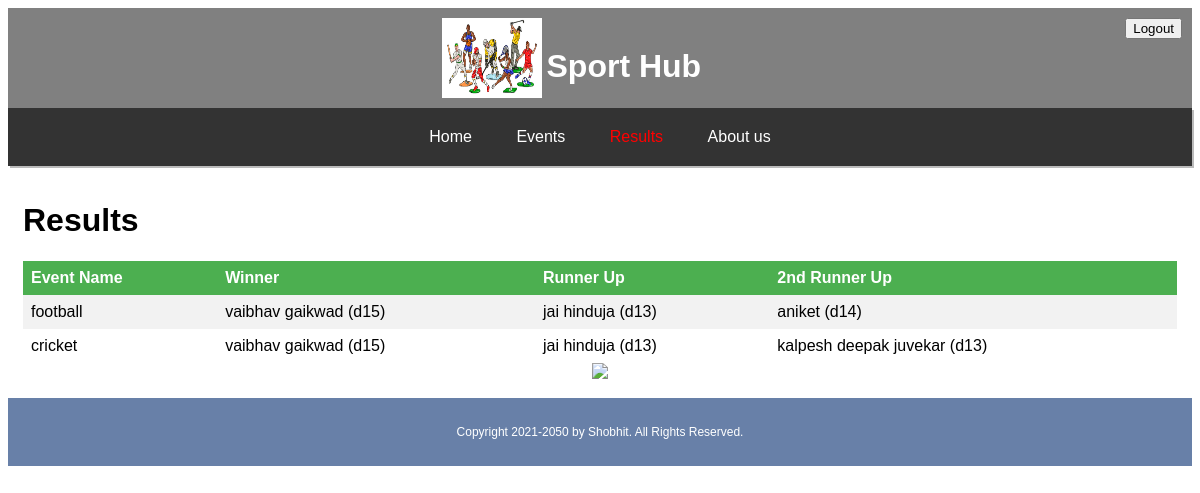
/Student/Results_stud.php, run on the app's committed database.
### tables this page shows
CREATE TABLE `result1` (
  `id` int(20) NOT NULL,
  `eventname` varchar(30) NOT NULL,
  `win1` varchar(30) NOT NULL,
  `w1class` varchar(10) NOT NULL,
  `win2` varchar(30) NOT NULL,
  `w2class` varchar(10) NOT NULL,
  `win3` varchar(30) NOT NULL,
  `w3class` varchar(10) NOT NULL
);

### Student/Results_stud.php (the view, shortened to what this page needs)
<?php
$servername = "localhost";
$username = 'root';
$password = '';
$dbname = "sporthub";
$conn = new mysqli($servername, $username, $password,$dbname);
$sql = "SELECT * FROM result1";
$result = $conn->query($sql);
?>
<!DOCTYPE html>
<html>
<head>
<link rel="stylesheet" type="text/css" href="../css/style.css">
</head>
<body>
<header style="text-align: center;">
    <img src="../Student/img/sports-reboot-promo-still-facebookJumbo.jpg" width="100px" height="80px">
    <h1 class="liketext">Sport Hub
<a href ="../index.php"> <input type="button" value="Logout" style="float:right;"></a>
    </h1>
</header>
<div class="row">
<nav>
		<ul>
			<li><a href="index.html">Home</a></li>
			<li><a href="Events.php">Events</a></li>
			<li><a href="#" style="color:red;">Results</a></li>
			<li><a href="About us.html">About us</a></li>
		</ul>
	</nav>
<div class="col-12">
  <h1>Results</h1>
<table>
<table>
<tr>
<th>Event Name </th>
<th>Winner</th>
<th>Runner Up</th>
<th>2nd Runner Up</th>
</tr>
<?php
if ($result->num_rows > 0) {
    while($row = $result->fetch_assoc()) {
		echo '<tr>';
        echo "<td>" . $row["eventname"]."</td><td>" . $row["win1"]. " (".$row["w1class"].")</td><td>" . $row["win2"]. " (".$row["w2class"].")</td><td>" . $row["win3"]. " (".$row["w3class"].")</td>";
echo '</tr>';
  }
} else {
    echo "0 results";
}
?>
  </table>
  </table>
  <center>
  <img src="https://t4.ftcdn.net/jpg/01/08/89/47/240_F_108894716_XTAQTSuU1B1kmM7w9CqL0wEJI7TjAOXY.jpg" width="40%;">
</div>
</div>
<footer>
  <p>Copyright 2021-2050 by Shobhit. All Rights Reserved.</p>
</footer>
</body>
</html>

### css/style.css (style rules this page uses)
* { box-sizing: border-box; text-decoration: none; }
.row::after { content: ""; clear: both; display: block; }
[class*="col-"] { float: left; padding: 15px; }
html { font-family: "Lucida Sans", sans-serif; }
header { background-color: grey; color: #ffffff; padding: 10px; margin-left: left; height:100px; }
h1.liketext { display:inline; vertical-align: top; line-height: 300%; }
nav ul { background-color: #333; overflow: hidden; color: #fff; padding: 0; text-align: center; margin: 0; transition: max-height 0.5s; box-shadow: 2px 2px #bbb }
nav ul li { display: inline-block; padding: 20px; }
nav ul li a { text-decoration: none; color: inherit; }
footer { background-color:#6880a8; color: #ffffff; text-align: center; font-size: 12px; padding: 15px; }
.col-12 { width: 100%; }
table { border-collapse: collapse; width: 100%; }
th, td { text-align: left; padding: 8px; }
tr:nth-child(even) { background-color: #f2f2f2 }
th { background-color: #4CAF50; color: white; }

### data on the page
result1: eventname "football", win1 "vaibhav gaikwad", w1class "d15", win2 "jai hinduja", w2class "d13", win3 "aniket", w3class "d14"
result1: eventname "cricket", win1 "vaibhav gaikwad", w1class "d15", win2 "jai hinduja", w2class "d13", win3 "kalpesh deepak juvekar", w3class "d13"
